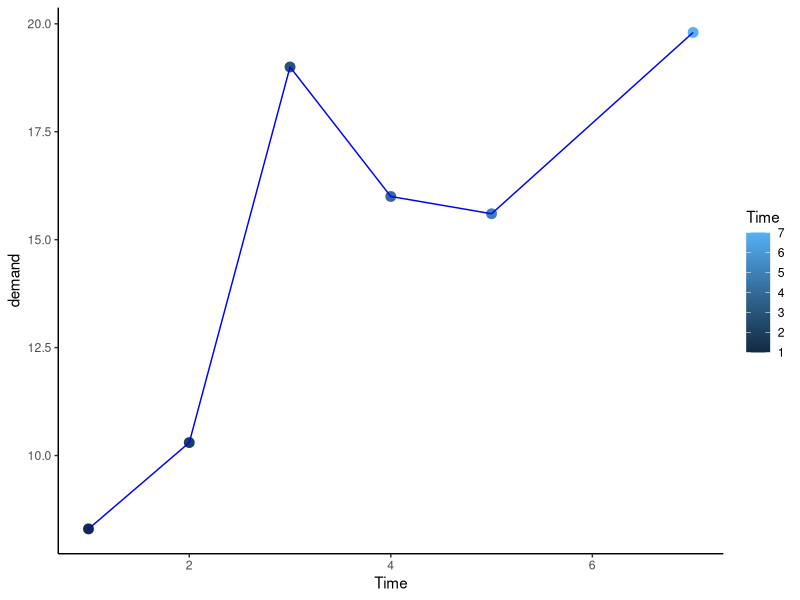
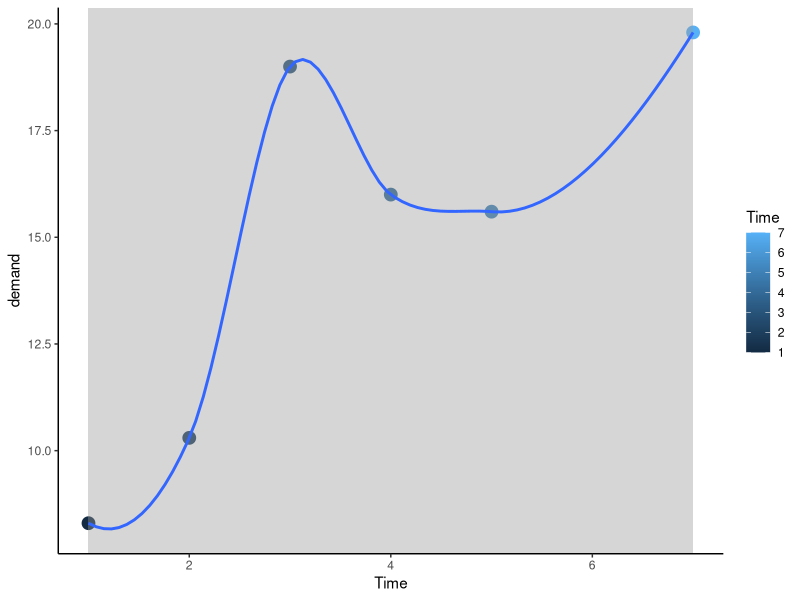
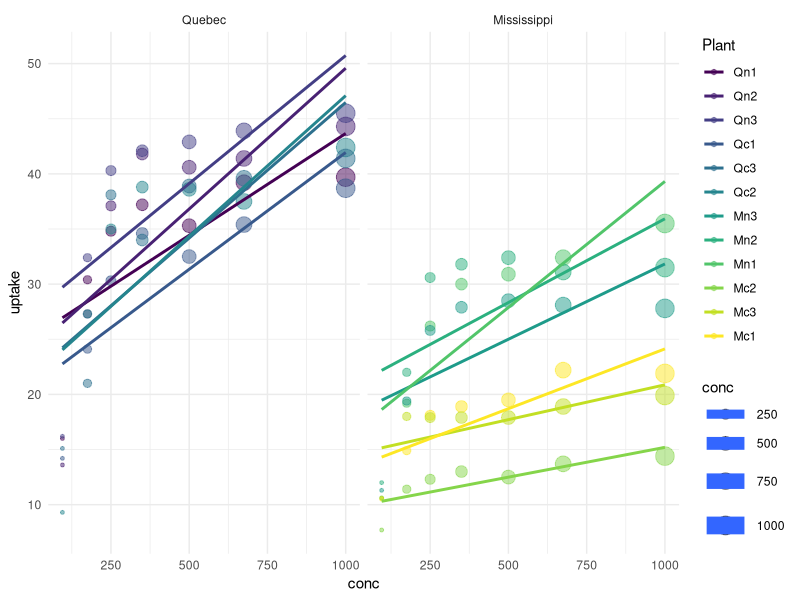
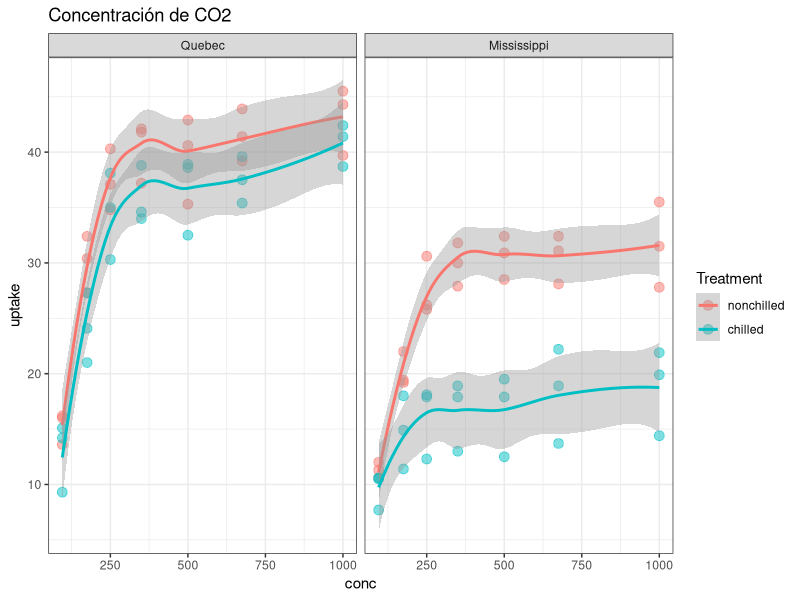
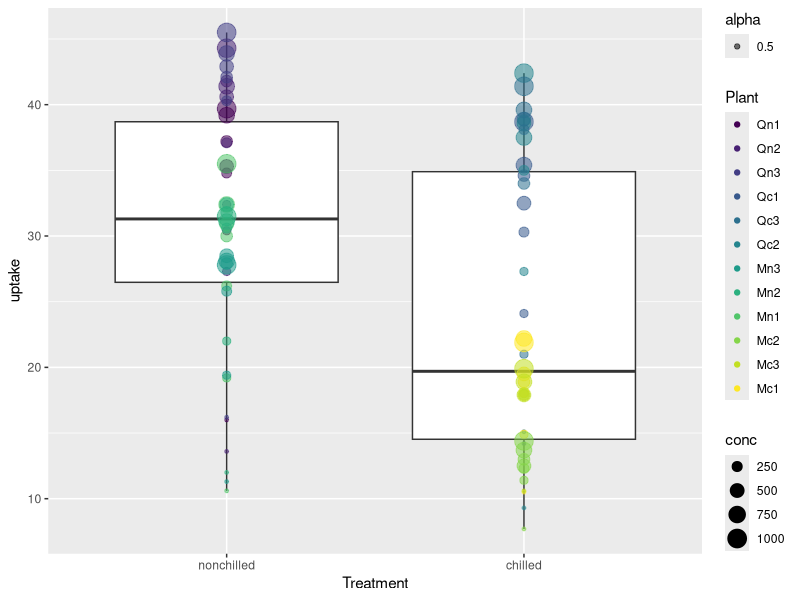
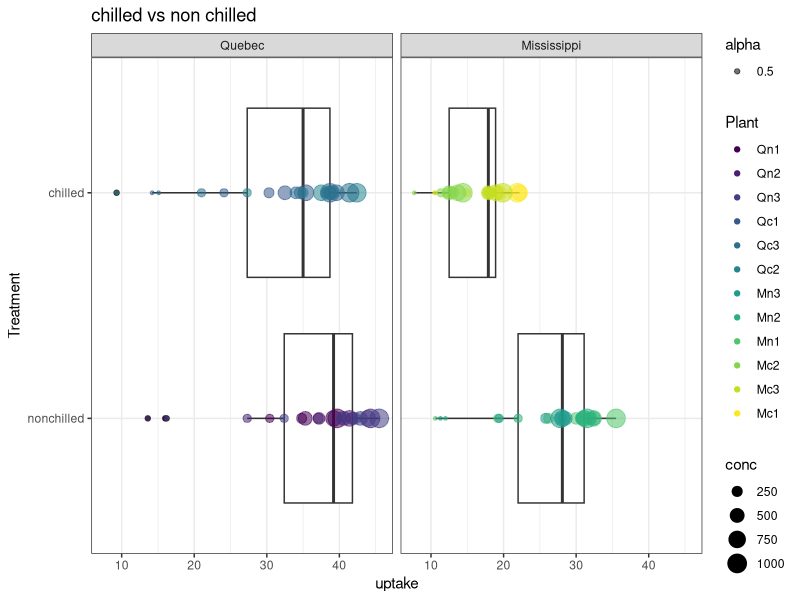
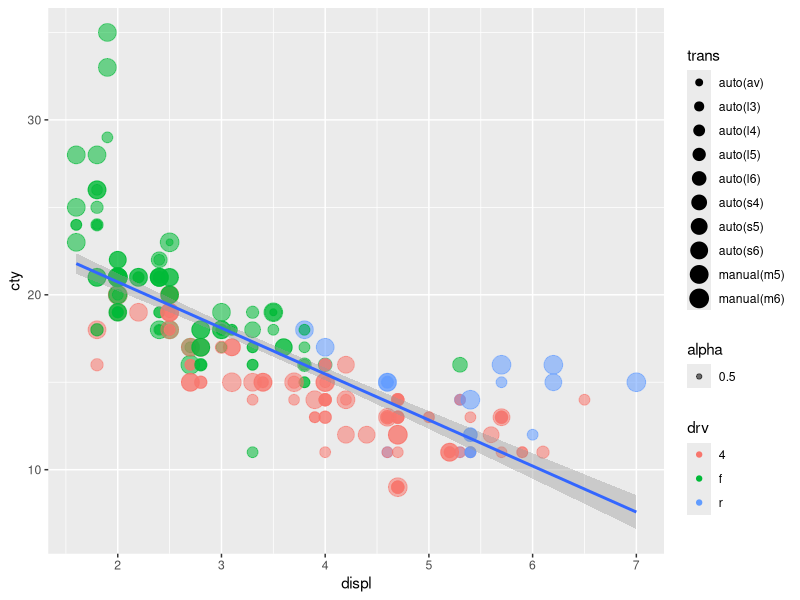
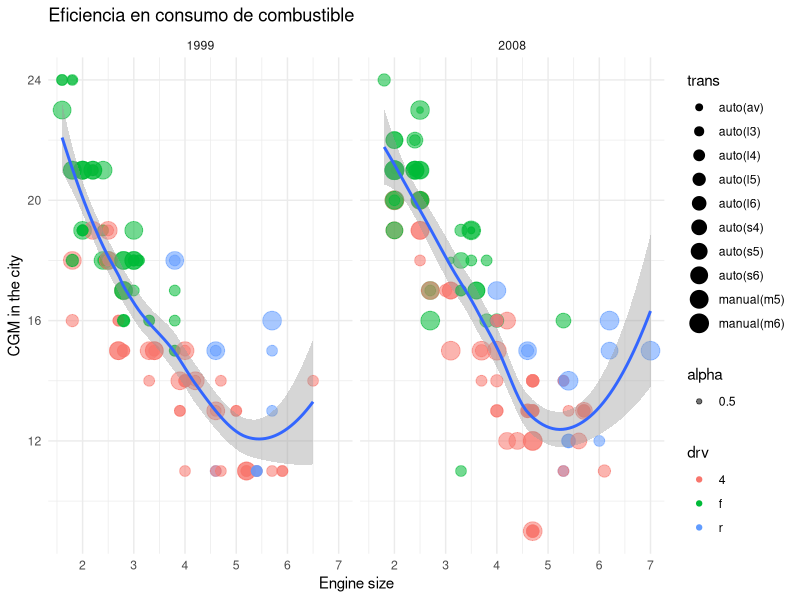

Recreate these plots in R, in order. (Note: this script raises an error after producing the figures.)
library(tidyverse)

##data visuaisation

# data
# mapping aesthetics
# geometric representation
# statistics
# facet
# coordinate space
# labels
# theme

###########################################
### 01 Introduction an graphics with R  ###
###########################################

view(BOD)
?BOD

ggplot(data = BOD, 
       mapping = aes(
         x = Time,
         y = demand,
         colour = Time
       ))+
  geom_point(size = 3)+
  geom_line(colour = "Blue")+
  theme_classic()
  
ggplot(BOD, aes(
         x = Time,
         y = demand,
         colour = Time
       ))+
  geom_point(size = 4)+
  geom_smooth(
    
  )+
  theme_classic()

############################################################
view(CO2)
dim(CO2)
head(CO2)
glimpse(CO2)

aire <- CO2

aire %>% 
  ggplot(aes(
    x = conc,
    y = uptake,
    colour = Plant,
    size = conc
  ))+
  geom_point( alpha = 0.5)+
  geom_smooth(method = lm, se = F) + 
  facet_wrap(~ Type)+
  theme_minimal()

aire %>% 
  ggplot(aes(
    x = conc,
    y = uptake,
    colour = Treatment
  ))+
  geom_point(size = 3,  alpha = 0.5)+
  geom_smooth() + 
  facet_wrap(~ Type)+
  labs(title = "Concentración de CO2")+
  theme_bw()

###################################################################
aire %>% 
  ggplot(aes(
    x = Treatment,
    y = uptake
  ))+
  geom_boxplot()+
  geom_point(aes(size = conc,
                 colour = Plant,
                 alpha = 0.5))


aire %>% 
  ggplot(aes(
    x = Treatment,
    y = uptake
  ))+
  geom_boxplot()+
  geom_point(aes(size = conc,
                 colour = Plant,
                 alpha = 0.5))+
  facet_wrap(~Type)+
  coord_flip()+
  theme_bw()+
  labs(title = "chilled vs non chilled")

######################################################################
view(mpg)
glimpse(mpg)
names(mpg)

mpg %>% 
  ggplot(aes(
    x = displ, 
    y = cty
  ))+
  geom_point(aes(color = drv,
                 size = trans,
                 alpha = 0.5))+
  geom_smooth(method = lm)


mpg %>%
  dplyr::filter(cty < 25) %>% 
  ggplot(aes(
    x = displ, 
    y = cty
  ))+
  geom_point(aes(color = drv,
                 size = trans,
                 alpha = 0.5))+
  geom_smooth()+
  facet_wrap(~year, nrow = 1)+
  theme_minimal()+
  labs(x = "Engine size",
       y = "CGM in the city",
       title = "Eficiencia en consumo de combustible")

mpg %>%
  dplyr::filter(cty < 25) %>% 
  ggplot(aes(
    x = displ, 
    y = cty
  ))+
  geom_point(aes(color = drv,
                 size = trans,
                 alpha = 0.5))+
  geom_smooth()+
  facet_wrap(~year, nrow = 1)+
  theme_minimal()+
  labs(x = "Engine size",
       y = "CGM in the city",
       title = "Eficiencia en consumo de combustible")+
  ggsave("graphyc_01.jpg")

#################################################
### 02 create beautiful scatter plots with R  ###
#################################################

mpg %>%
  dplyr::filter(hwy < 35) %>% 
  ggplot(aes(
    x = displ, 
    y = hwy,
    colour = drv
  ))+
  geom_point()+
  geom_smooth( method = lm, se =FALSE)+
  facet_wrap(~year, nrow = 1)+
  theme_minimal()+
  labs(x = "Engine size",
       y = "CGM in the city",
       title = "Eficiencia en consumo de combustible") +
  ggsave("graphyc_02.jpg")

mpg %>%
  dplyr::filter(hwy < 35) %>% 
  ggplot(aes(
    x = displ, 
    y = hwy,
   
  ))+
  geom_point(aes( colour = drv))+
  geom_smooth( method = lm, se =FALSE)+
  facet_wrap(~year, nrow = 1)+
  theme_minimal()+
  labs(x = "Engine size",
       y = "CGM in the city",
       title = "Eficiencia en consumo de combustible") +
  ggsave("graphyc_03.jpg")

mpg %>%
  dplyr::filter(hwy < 35) %>% 
  ggplot(aes(
    x = displ, 
    y = hwy,
    
  ))+
  geom_point(aes( colour = drv))+
  geom_smooth()+
  facet_wrap(~year, nrow = 1)+
  theme_minimal()+
  labs(x = "Engine size",
       y = "CGM in the city",
       title = "Eficiencia en consumo de combustible") +
  ggsave("graphyc_04.jpg")

#################################################
### 03 bar charts and histograms with ggplot R###
#################################################

names(msleep)
glimpse(msleep)

#variable categorica simple
class(msleep$vore)
msleep %>% 
  drop_na(vore) %>% 
  ggplot(aes(
    x = vore
  ))+
  geom_bar(fill = "#EFBA73")+
  theme_minimal()+
  labs(title = "Cantidad de especies por genero",
       x = "Categoria",
       y = NULL)

class(msleep$vore)
msleep %>% 
  ggplot(aes(
    x = vore
  ))+
  geom_bar(fill = "#EFBA73")+
  theme_minimal()+
  labs(title = "Alimento que consumen los animales",
       x = "Categoria",
       y = NULL)

class(msleep$vore)
msleep %>% 
  drop_na(vore) %>% 
  ggplot(aes(
    x = vore
  ))+
  geom_bar(fill = "#EFBA73")+
  coord_flip()+
  theme_minimal()+
  labs(title = "Alimento que consumen los animales",
       x = "Categoria",
       y = NULL)

#use fct_infreq(vore) to creat order

msleep %>% 
  drop_na(vore) %>% 
  ggplot(aes(
    x = fct_infreq(vore)
  ))+
  geom_bar(fill = "#EFBA73")+
  coord_flip()+
  theme_minimal()+
  labs(title = "Alimento que consumen los animales",
       x = "Categoria",
       y = NULL)

msleep %>% 
  drop_na(vore) %>% 
  ggplot(aes(
    x = fct_infreq(vore)
  ))+
  geom_bar(fill = "red")+

  theme_minimal()+
  labs(title = "Alimento que consumen los animales",
       x = "Categoria",
       y = NULL)

#variable numerica simple

msleep %>% 
  ggplot(aes(
    x = awake
  ))+
  geom_histogram(binwidth = 3, fill = "#373717")+
  theme_classic()+
  labs(title = "Histograma total horas dormidas",
       x = "total horas dormidas",
       y = NULL)

msleep %>% 
  ggplot(aes(
    x = awake
  ))+
  geom_histogram(binwidth = 2, fill = "#472717")+
  theme_classic()+
  labs(title = "Histograma total horas dormidas",
       x = "total horas dormidas",
       y = NULL)

msleep %>% 
  ggplot(aes(
    x = awake
  ))+
  geom_histogram(binwidth = 1, fill = "#172737")+
  theme_classic()+
  labs(title = "Histograma total horas dormidas",
       x = "total horas dormidas",
       y = NULL)

#################################################
### 04 create scatter plot with ggplot R      ###
#################################################
names(msleep)
class(msleep$brainwt)
class(msleep$bodywt)

msleep %>% 
  dplyr::filter(bodywt < 2) %>% 
  ggplot(aes(
    x = bodywt,
    y = brainwt
  ))+
  geom_point(aes(colour = sleep_total,
                 size = awake))+
  geom_smooth()+
  labs(title = "Ancho de cuerpo y cerebro",
       x = "body width",
       y = "brain width")+
  theme_minimal()


msleep %>% 
  dplyr::filter(bodywt < 2) %>% 
  ggplot(aes(
    x = bodywt,
    y = brainwt
  ))+
  geom_point(aes(colour = sleep_total,
                 size = awake))+
  geom_smooth(se = FALSE)+
  labs(title = "Ancho de cuerpo y cerebro",
       x = "body width",
       y = "brain width")+
  theme_minimal()


#################################################
### 05 draw a line using ggplot with R        ###
#################################################

#two numeric variblaes and one categorical variable

glimpse(Orange)
view(Orange)

Orange %>% 
  dplyr::filter(Tree != 2) %>% 
  ggplot(aes(
    x = age,
    y = circumference
  ))+
  geom_point()+
  geom_smooth()+
  facet_wrap(~Tree)+
  theme_gray()+
  labs(title = "Arboles, años y circunferencia")

Orange %>% 
  dplyr::filter(Tree != 2) %>% 
  ggplot(aes(
    x = age,
    y = circumference
  ))+
  geom_point()+
  geom_smooth()+
  theme_gray()+
  labs(title = "Arboles, años y circunferencia")


Orange %>% 
  dplyr::filter(Tree != 3) %>% 
  ggplot(aes(
    x = age,
    y = circumference
  ))+
  geom_point()+
  geom_smooth(method = "loess")+
  theme_gray()+
  labs(title = "Arboles, años y circunferencia")

Orange %>% 
  dplyr::filter(Tree != 1 & Tree != 2) %>% 
  ggplot(aes(
    x = age,
    y = circumference,
    colour = Tree
  ))+
  geom_point(size = 5, alpha = 0.3)+
  geom_line(size = 2)+
  theme_gray()+
  labs(title = "Arboles, años y circunferencia")

#################################################
### 06 create boxplot using ggplot with R     ###
#################################################

#variable categorical and numeric 
glimpse(msleep)

msleep %>% 
  drop_na(vore) %>% 
  ggplot(aes(
    x = vore,
    y = sleep_total
  ))+
  geom_boxplot(fill = "#91F539")+
  coord_flip()+
  theme_bw()


msleep %>% 
  drop_na(vore) %>% 
  ggplot(aes(
    x = vore,
    y = sleep_total
  ))+
  geom_boxplot(fill = "#72E7E3")+
  theme_bw()


msleep %>% 
  drop_na(vore) %>% 
  ggplot(aes(
    x = sleep_total
  ))+
  geom_density()+
  facet_wrap(~vore)+
  theme_classic()

msleep %>% 
  drop_na(vore) %>% 
  ggplot(aes(
    x = sleep_total
  ))+
  geom_density(aes(colour = vore, alpha = 0.5))+
  theme_classic()

msleep %>% 
  drop_na(vore) %>% 
  ggplot(aes(
    x = sleep_total
  ))+
  geom_histogram(binwidth = 2, fill = "#170037")+
  theme_classic()

msleep %>% 
  drop_na(vore) %>% 
  ggplot(aes(
    x = sleep_total
  ))+
  geom_histogram(binwidth = 2, fill = "#650037")+
  facet_wrap(~vore)+
  theme_classic()

msleep %>% 
  drop_na(vore) %>% 
  ggplot(aes(
    x = sleep_total
  ))+
  geom_density( fill = "#650037", alpha = 0.5)+
  facet_wrap(~vore)+
  theme_classic()


msleep %>% 
  drop_na(vore) %>% 
  dplyr::filter(vore %in% c("carni", "insecti")) %>% 
  ggplot(aes(
    x = sleep_total,
    fill = vore
  ))+
  geom_density(alpha = 0.2)+
  theme_bw()

msleep %>% 
  drop_na(vore) %>% 
  ggplot(aes(
    x = sleep_total,
    fill = vore
  ))+
  geom_density(alpha = 0.2)+
  theme_bw()

msleep %>% 
  drop_na(vore) %>% 
  dplyr::filter(vore == "herbi" | vore == "omni") %>% 
  ggplot(aes(
    x = sleep_total,
    fill = vore
  ))+
  geom_density(alpha = 0.2)+
  theme_bw()


msleep %>% 
  drop_na(vore) %>% 
  dplyr::filter(vore == "herbi" | vore == "omni") %>% 
  ggplot(aes(
    x = sleep_total,
    colour = vore
  ))+
  geom_density(alpha = 0.2)+
  theme_bw()

msleep %>% 
  drop_na(vore) %>% 
  dplyr::filter(vore == "herbi" | vore == "omni") %>% 
  ggplot(aes(
    x = sleep_total,
    fill = vore
  ))+
  geom_density()+
  theme_bw()

########################################################
### 07 create bar charts for 2 categorical variable  ###
########################################################

view(starwars)
names(starwars)
glimpse(starwars)
starwars$sex

starwars %>% 
  dplyr::filter(hair_color == "black" | hair_color == "brown") %>% 
  drop_na(sex) %>% 
  ggplot(aes(
    x = hair_color,
    fill = sex
  ))+
  geom_bar(position = "dodge", alpha = 0.5)+
  theme_bw()+
  theme(panel.grid.major = element_blank(),
        panel.grid.minor = element_blank())+
  labs(title = "Genero y tipo de cabello",
       x =  "hair color",
       y = "number")

starwars %>% 
  dplyr::filter(hair_color == "black" | hair_color == "brown") %>% 
  drop_na(sex) %>% 
  ggplot(aes(
    x = hair_color,
    fill = sex
  ))+
  geom_bar(alpha = 0.5)+
  theme_bw()+
  theme(panel.grid.major = element_blank(),
        panel.grid.minor = element_blank())+
  labs(title = "Genero y tipo de cabello",
       x =  "hair color",
       y = "number")

starwars %>% 
  dplyr::filter(hair_color == "black" | hair_color == "brown") %>% 
  drop_na(sex) %>% 
  ggplot(aes(
    x = hair_color,
    fill = sex
  ))+
  geom_bar(position = "dodge", alpha = 0.5)+
  facet_wrap(~hair_color)+
  theme_bw()+
  theme(panel.grid.major = element_blank(),
        panel.grid.minor = element_blank())+
  labs(title = "Genero y tipo de cabello",
       x =  "hair color",
       y = "number")


starwars %>% 
  dplyr::filter(hair_color %in% c("black", "brown") ) %>% 
  drop_na(sex) %>% 
  ggplot(aes(
    x = sex
  ))+
  geom_bar(aes(fill = sex), alpha = 0.5)+
  facet_wrap(~hair_color)+
  theme_bw()+
  theme(panel.grid.major = element_blank(),
        panel.grid.minor = element_blank())+
  labs(title = "Genero y tipo de cabello",
       x =  "hair color",
       y = "number")




